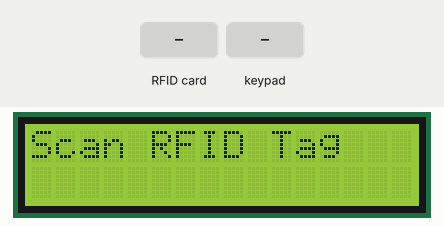
This sketch was run on a simulated ESP32. Shown: 16×2 character LCD. The test bench sets the inputs (shaded band).

Above: at 1.3 s.
1.4 s: RFID card C0 E1 79 A3 held to the reader
At 1.8 s:
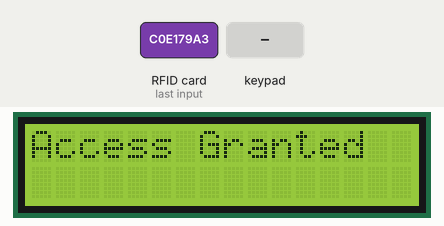
At 3.3 s:
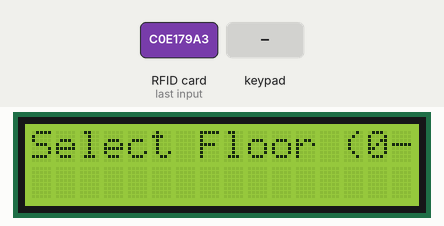
3.9 s: keypad keys 1 3 1 2 1 4 2 7 pressed 0.4 s apart
At 9.5 s:
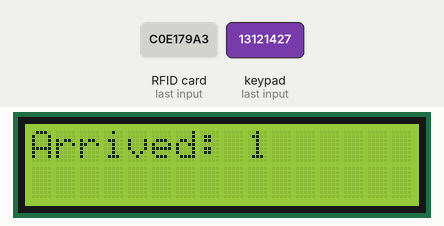
Timing chart, 0 to 11.0 s (numbered marks = the images above; inputs shaded):
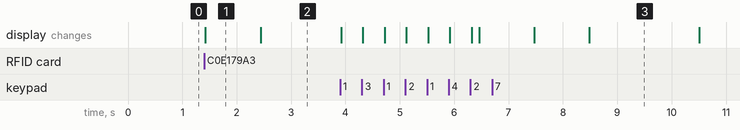

Measured:
- after the input at 1.4 s, the display: changes at once (image 1)
- after the input at 3.9 s, the display: first changes at once (image 3 shows a later state)
- what the display in image 1 shows lasts 1.0 s, from 1.4 s to 2.4 s

The sketch:

Lift_Authentication.ino
```cpp
#include <SPI.h>
#include <MFRC522.h>
#include <Keypad.h>
#include <Wire.h>
#include <LiquidCrystal_I2C.h>

// RFID Pin Definitions
#define RST_PIN  5    // Reset pin
#define SS_PIN   15   // Slave Select pin (changed from 21 to avoid I2C conflict)
#define MOSI_PIN 23   // SPI MOSI
#define MISO_PIN 19   // SPI MISO
#define SCK_PIN  18   // SPI Clock

MFRC522 rfid(SS_PIN, RST_PIN);

// LCD Configuration (16x2 LCD at I2C address 0x27, SDA=4, SCL=0)
LiquidCrystal_I2C lcd(0x27, 16, 2);

// Keypad Configuration
const byte ROWS = 4;
const byte COLS = 4;
char keys[ROWS][COLS] = {
  {'1','2','3','A'},
  {'4','5','6','B'},
  {'7','8','9','C'},
  {'*','0','#','D'}
};
byte rowPins[ROWS] = {13, 12, 14, 27};
byte colPins[COLS] = {26, 25, 33, 32};
Keypad keypad = Keypad(makeKeymap(keys), rowPins, colPins, ROWS, COLS);

// Authorized RFID Tags
const String authorizedTags[] = { "C0 E1 79 A3", "14 7B 4C 1D" };

// Global Variables
int currentFloor = 0;
bool floorSelected[6] = {false};

void setup() {
  Serial.begin(115200);
  Wire.begin(4, 0);  // SDA on GPIO 4, SCL on GPIO 0
  lcd.init();
  lcd.backlight();
  lcd.setCursor(0, 0);
  lcd.print("Scan RFID Tag");

  SPI.begin(SCK_PIN, MISO_PIN, MOSI_PIN, SS_PIN);
  pinMode(RST_PIN, OUTPUT);
  digitalWrite(RST_PIN, LOW);
  delay(10);
  digitalWrite(RST_PIN, HIGH);
  delay(10);
  rfid.PCD_Init();
}

void loop() {
  if (rfid.PICC_IsNewCardPresent() && rfid.PICC_ReadCardSerial()) {
    String tagID = getTagID();
    if (checkAuthorization(tagID)) {
      lcd.clear();
      lcd.print("Access Granted");
      delay(1000);
      handleLiftOperation();
    } else {
      lcd.clear();
      lcd.print("Access Denied");
      delay(1000);
    }
    rfid.PICC_HaltA();
    rfid.PCD_StopCrypto1();
    delay(1000);
  }
}

String getTagID() {
  String tagID = "";
  for (byte i = 0; i < rfid.uid.size; i++) {
    tagID += String(rfid.uid.uidByte[i] < 0x10 ? " 0" : " ");
    tagID += String(rfid.uid.uidByte[i], HEX);
  }
  tagID.trim();
  tagID.toUpperCase();
  return tagID;
}

bool checkAuthorization(String tagID) {
  for (const auto& authorizedTag : authorizedTags) {
    if (tagID == authorizedTag) return true;
  }
  return false;
}

void handleLiftOperation() {
  memset(floorSelected, false, sizeof(floorSelected));
  lcd.clear();
  lcd.print("Select Floor (0-5)");
  unsigned long startTime = millis();
  while (millis() - startTime < 4000) {
    char key = keypad.getKey();
    if (key && key >= '0' && key <= '5') {
      int floor = key - '0';
      floorSelected[floor] = true;
      lcd.clear();
      lcd.print("Selected: ");
      lcd.print(floor);
    }
  }
  for (int i = 0; i < 6; i++) {
    if (floorSelected[i]) {
      moveLift(i);
    }
  }
}

void moveLift(int targetFloor) {
  lcd.clear();
  if (currentFloor < targetFloor) {
    lcd.print("Going Up...");
    for (int f = currentFloor; f <= targetFloor; f++) {
      updateFloorDisplay(f);
    }
  } else if (currentFloor > targetFloor) {
    lcd.print("Going Down...");
    for (int f = currentFloor; f >= targetFloor; f--) {
      updateFloorDisplay(f);
    }
  }
  lcd.clear();
  lcd.print("Arrived: ");
  lcd.print(targetFloor);
  delay(2000);
  currentFloor = targetFloor;
}

void updateFloorDisplay(int floor) {
  lcd.clear();
  lcd.print("Floor: ");
  lcd.print(floor);
  delay(1000);
}
```
